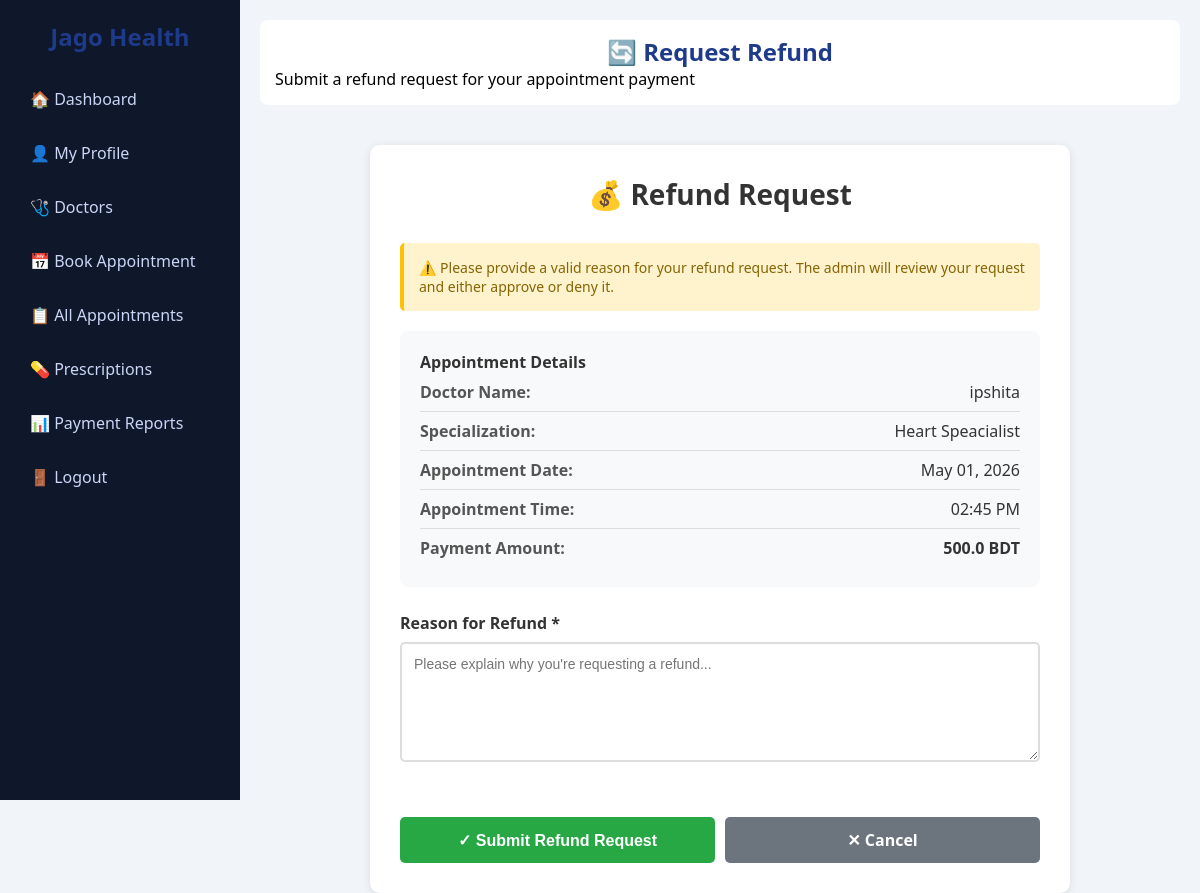
Screenshot of /refund/request/15/ (signed in) with the database file from the repository.
### accounts/models.py (models this page shows, shortened)
class Appointment(models.Model):
    STATUS_CHOICES = (
        ('pending', 'Pending'),
        ('approved', 'Approved'),
        ('rejected', 'Rejected'),
        ('cancelled', 'Cancelled'),
    )
    CONSULTATION_CHOICES = (
        ('upcoming', 'Upcoming'),
        ('consulted', 'Consulted'),
        ('no-show', 'No Show'),
    )
    patient = models.ForeignKey(
        CustomUser,
        on_delete=models.CASCADE,
        related_name='patient_appointments',
        limit_choices_to={'role': 'patient'}
    )
    doctor = models.ForeignKey(
        CustomUser,
        on_delete=models.CASCADE,
        related_name='doctor_appointments',
        limit_choices_to={'role': 'doctor'}
    )
    date = models.DateField()
    time = models.TimeField()
    status = models.CharField(max_length=10, choices=STATUS_CHOICES, default='pending')
    consultation_status = models.CharField(max_length=20, choices=CONSULTATION_CHOICES, default='upcoming')
    created_at = models.DateTimeField(auto_now_add=True)

class CustomUser(AbstractUser):
    ROLE_CHOICES = (
        ('doctor', 'Doctor'),
        ('patient', 'Patient'),
        ('admin', 'Admin'),
    )
    role = models.CharField(max_length=10, choices=ROLE_CHOICES)
    phone = models.CharField(max_length=15)
    specialization = models.CharField(max_length=100, blank=True, null=True)
    age = models.IntegerField(blank=True, null=True)
    bio = models.TextField(blank=True)
    profile_image = models.ImageField(upload_to='profiles/', default='default.png')
    is_verified = models.BooleanField(default=False)

class Payment(models.Model):
    REFUND_STATUS_CHOICES = (
        ('none', 'No Refund'),
        ('requested', 'Refund Requested'),
        ('approved', 'Refund Approved'),
        ('rejected', 'Refund Rejected'),
        ('completed', 'Refund Completed'),
    )
    appointment = models.OneToOneField(Appointment, on_delete=models.CASCADE)
    amount = models.FloatField(default=500)
    is_paid = models.BooleanField(default=False)
    transaction_id = models.CharField(max_length=100, blank=True)
    paid_at = models.DateTimeField(auto_now_add=True)
    refund_status = models.CharField(max_length=20, choices=REFUND_STATUS_CHOICES, default='none')
    refund_requested_at = models.DateTimeField(null=True, blank=True)
    refund_amount = models.FloatField(null=True, blank=True)
    refund_reason = models.TextField(blank=True)
    refund_admin_notes = models.TextField(blank=True)
    refund_processed_at = models.DateTimeField(null=True, blank=True)

### accounts/views.py (the view, shortened to what this page needs)
# urls.py: path('refund/request/<int:appointment_id>/', views.request_refund, name='request_refund'),
@login_required
def request_refund(request, appointment_id):
    from django.utils import timezone
    appointment = get_object_or_404(Appointment, id=appointment_id, patient=request.user)
    payment = get_object_or_404(Payment, appointment=appointment)
    if not payment.is_paid:
        messages.error(request, 'Cannot request refund for unpaid appointment')
        return redirect('patient_payment_reports')
    if payment.refund_status != 'none':
        messages.error(request, 'Refund already requested for this appointment')
        return redirect('patient_payment_reports')
    return render(request, 'request_refund.html', {'appointment': appointment, 'payment': payment})

### templates/request_refund.html (shortened to what this page needs)
{% load static %}
<!DOCTYPE html>
<html lang="en">
<head>
    <link rel="stylesheet" href="{% static 'css/style.css' %}">
    <link rel="stylesheet" href="{% static 'css/dashboard_extra.css' %}">
</head>
<body>
<div class="dashboard">
    <div class="sidebar">
        <h2>Jago Health</h2>
        <ul>
            <li><a href="{% url 'patient_dashboard' %}">🏠 Dashboard</a></li>
            <li><a href="{% url 'profile' %}">👤 My Profile</a></li>
            <li><a href="{% url 'doctor_list' %}">🩺 Doctors</a></li>
            <li><a href="{% url 'book_appointment' %}">📅 Book Appointment</a></li>
            <li><a href="{% url 'patient_all_appointments' %}">📋 All Appointments</a></li>
            <li><a href="{% url 'patient_prescriptions' %}">💊 Prescriptions</a></li>
            <li><a href="{% url 'patient_payment_reports' %}" class="active">📊 Payment Reports</a></li>
            <li><a href="{% url 'logout' %}">🚪 Logout</a></li>
        </ul>
    </div>
    <div class="main">
        <div class="topbar">
            <h2>🔄 Request Refund</h2>
            <p>Submit a refund request for your appointment payment</p>
        </div>
        <div class="refund-container">
            <div class="refund-header">
                <h2>💰 Refund Request</h2>
            </div>
            <div class="warning-box">
                <p>⚠️ Please provide a valid reason for your refund request. The admin will review your request and either approve or deny it.</p>
            </div>
            <div class="appointment-details">
                <h4 style="margin-top: 0; color: #333;">Appointment Details</h4>
                <div class="detail-row">
                    <span class="label">Doctor Name:</span>
                    <span class="value">{{ appointment.doctor.get_full_name|default:appointment.doctor.username }}</span>
                </div>
                <div class="detail-row">
                    <span class="label">Specialization:</span>
                    <span class="value">{{ appointment.doctor.specialization|default:"N/A" }}</span>
                </div>
                <div class="detail-row">
                    <span class="label">Appointment Date:</span>
                    <span class="value">{{ appointment.date|date:"M d, Y" }}</span>
                </div>
                <div class="detail-row">
                    <span class="label">Appointment Time:</span>
                    <span class="value">{{ appointment.time|time:"h:i A" }}</span>
                </div>
                <div class="detail-row">
                    <span class="label">Payment Amount:</span>
                    <span class="value"><strong>{{ payment.amount }} BDT</strong></span>
                </div>
            </div>
            <form method="POST">
                <div class="form-group">
                    <label for="reason">Reason for Refund *</label>
                    <textarea name="reason" id="reason" placeholder="Please explain why you're requesting a refund..." required></textarea>
                </div>
                <div class="button-group">
                    <button type="submit" class="submit-btn">✓ Submit Refund Request</button>
                    <a href="{% url 'patient_payment_reports' %}" class="cancel-btn">✕ Cancel</a>
                </div>
            </form>
        </div>
    </div>
</div>
</body>
</html>

### static/css/style.css (style rules this page uses)
* { margin: 0; padding: 0; box-sizing: border-box; }
body { font-family: 'Segoe UI', sans-serif; background: #f8fafc; }
body { font-family: 'Segoe UI', Tahoma, Geneva, Verdana, sans-serif; background: linear-gradient(to right, #dbeafe, #f0fdf4); height: 100vh; }
button { width: 100%; padding: 12px; background: #2563eb; color: white; border: none; border-radius: 8px; font-size: 16px; cursor: pointer; transition: 0.3s; }
.dashboard { display: flex; font-family: 'Segoe UI', sans-serif; }
.sidebar { width: 230px; height: 100vh; background: #1e293b; color: white; padding: 20px; }
.sidebar h2 { text-align: center; margin-bottom: 30px; }
.sidebar ul { list-style: none; }
.sidebar ul li { margin: 15px 0; }
.sidebar ul li a { color: #cbd5f5; text-decoration: none; display: block; padding: 10px; border-radius: 6px; transition: 0.3s; }
.main { flex: 1; background: #f1f5f9; padding: 20px; }
.topbar { background: white; padding: 15px; border-radius: 8px; margin-bottom: 20px; }
.dashboard { display: flex; height: 100vh; }
.sidebar { width: 240px; background: #0f172a; color: white; padding: 20px; }
.sidebar h2 { text-align: center; margin-bottom: 25px; }
.sidebar ul li { margin: 12px 0; }
.sidebar ul li a { color: #cbd5f5; text-decoration: none; padding: 10px; display: block; border-radius: 6px; transition: 0.3s; }
.main { flex: 1; padding: 20px; background: #f1f5f9; }

### static/css/dashboard_extra.css (style rules this page uses)
body { font-family: 'Segoe UI', sans-serif; background: #f1f5f9; margin: 0; }
h2, h3 { text-align: center; color: #1e3a8a; }
form { display: flex; flex-direction: column; }
button { padding: 10px; background: #2563eb; color: white; border: none; border-radius: 6px; cursor: pointer; transition: 0.3s; }

### templates/request_refund.html (style rules this page uses)
.refund-container { max-width: 700px; margin: 40px auto; background: white; padding: 30px; border-radius: 10px; box-shadow: 0 2px 10px rgba(0,0,0,0.1); }
.refund-header { text-align: center; margin-bottom: 30px; }
.refund-header h2 { color: #333; font-size: 28px; margin: 0; }
.appointment-details { background: #f8f9fa; padding: 20px; border-radius: 8px; margin-bottom: 25px; }
.detail-row { display: flex; justify-content: space-between; padding: 8px 0; border-bottom: 1px solid #ddd; }
.detail-row:last-child { border-bottom: none; }
.detail-row .label { font-weight: 600; color: #555; }
.detail-row .value { color: #333; }
.form-group { margin-bottom: 20px; }
.form-group label { display: block; margin-bottom: 8px; font-weight: 600; color: #333; }
.form-group textarea { width: 100%; min-height: 120px; padding: 12px; border: 2px solid #ddd; border-radius: 5px; font-size: 14px; font-family: Arial, sans-serif; resize: vertical; }
.button-group { display: flex; gap: 10px; margin-top: 30px; }
.submit-btn { flex: 1; padding: 12px 20px; background: #28a745; color: white; border: none; border-radius: 5px; font-size: 16px; font-weight: 600; cursor: pointer; transition: background 0.3s; }
.cancel-btn { flex: 1; padding: 12px 20px; background: #6c757d; color: white; border: none; border-radius: 5px; font-size: 16px; font-weight: 600; cursor: pointer; transition: background 0.3s; text-decoration: none; text-align: center; }
.warning-box { background: #fff3cd; border-left: 4px solid #ffc107; padding: 15px; margin-bottom: 20px; border-radius: 5px; }
.warning-box p { margin: 0; color: #856404; font-size: 14px; }

### rows the page displays
Appointment: doctor.get_full_name "ipshita", doctor.specialization "Heart Speacialist", date "May 01, 2026", time "02:45 PM"
Payment: amount "500.0"
